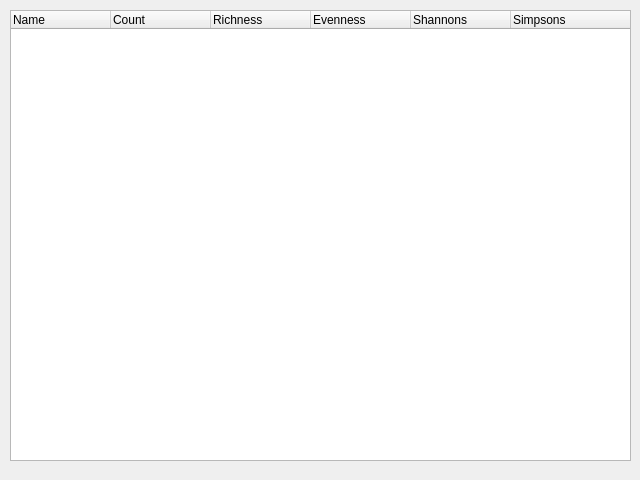
<?xml version="1.0" encoding="UTF-8"?>
<ui version="4.0">
 <class>dlgResult</class>
 <widget class="QDialog" name="dlgResult">
  <property name="geometry">
   <rect>
    <x>0</x>
    <y>0</y>
    <width>640</width>
    <height>480</height>
   </rect>
  </property>
  <property name="windowTitle">
   <string>Diversity Results</string>
  </property>
  <widget class="QWidget" name="verticalLayoutWidget">
   <property name="geometry">
    <rect>
     <x>10</x>
     <y>10</y>
     <width>621</width>
     <height>451</height>
    </rect>
   </property>
   <layout class="QVBoxLayout" name="lytMain">
    <item>
     <widget class="QTreeWidget" name="trwResults">
      <property name="alternatingRowColors">
       <bool>true</bool>
      </property>
      <column>
       <property name="text">
        <string>Name</string>
       </property>
      </column>
      <column>
       <property name="text">
        <string>Count</string>
       </property>
      </column>
      <column>
       <property name="text">
        <string>Richness</string>
       </property>
      </column>
      <column>
       <property name="text">
        <string>Evenness</string>
       </property>
      </column>
      <column>
       <property name="text">
        <string>Shannons</string>
       </property>
      </column>
      <column>
       <property name="text">
        <string>Simpsons</string>
       </property>
      </column>
     </widget>
    </item>
   </layout>
  </widget>
 </widget>
 <resources/>
 <connections/>
</ui>
